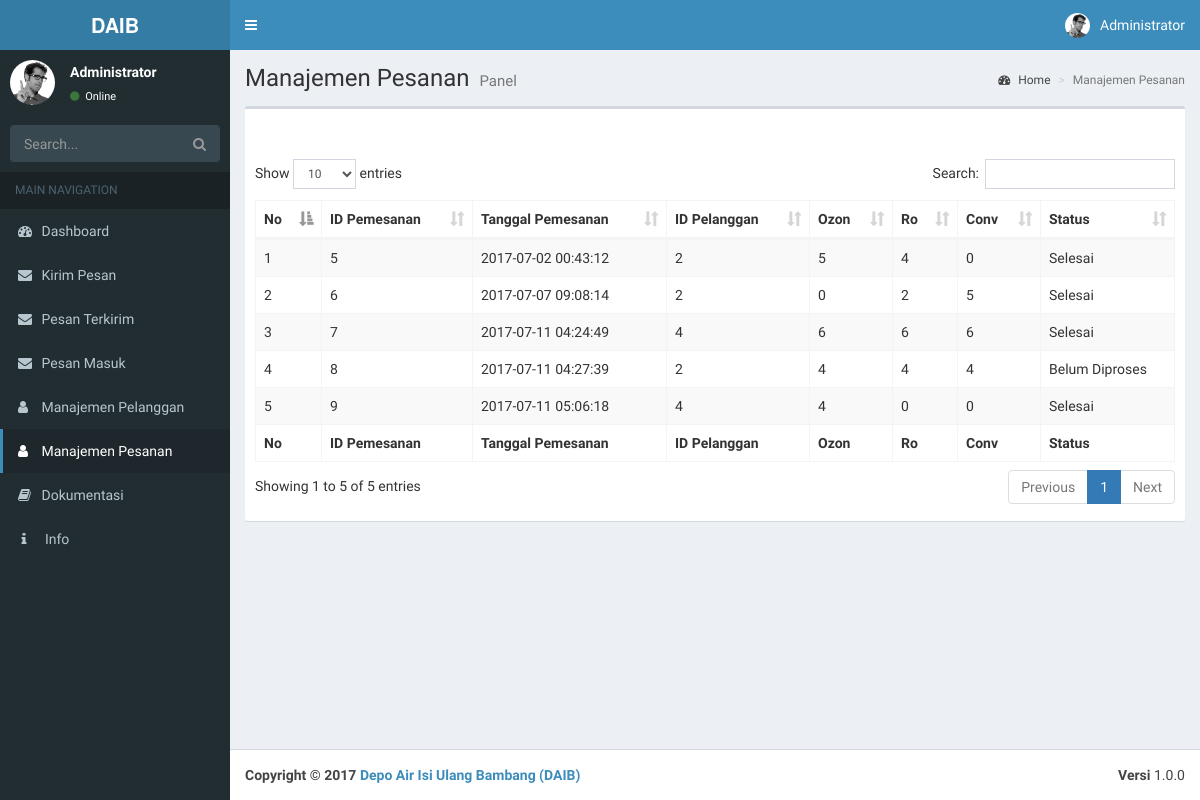
The app's page /manajemenPesanan.php with its own data.
### tables this page shows
CREATE TABLE IF NOT EXISTS `tb_pemesanan_new` (
`id_pemesanan` int(10) NOT NULL,
  `tgl_pemesanan` datetime NOT NULL,
  `id_pelanggan` int(10) NOT NULL,
  `ozon` int(3) NOT NULL,
  `ro` int(3) NOT NULL,
  `conv` int(3) NOT NULL,
  `status` varchar(20) NOT NULL
);

### manajemenPesanan.php (the view, shortened to what this page needs)
<?php
require_once('header.php');
require_once('config/database.php');
?>
  <div class="content-wrapper">
    <section class="content-header">
      <h1>
        Manajemen Pesanan
        <small>Panel</small>
      </h1>
      <ol class="breadcrumb">
        <li><a href="#"><i class="fa fa-dashboard"></i> Home</a></li>
        <li class="active">Manajemen Pesanan</li>
      </ol>
    </section>
    <section class="content">
      <div class="row">
        <div class="col-lg-12 col-xs-12">
		<div class="box">
            <div class="box-header">
            </div>
            <div class="box-body table-responsive">
              <table id="example1" class="table table-bordered table-striped">
                <thead>
                <tr>
                  <th>No</th>
                  <th>ID Pemesanan</th>
                  <th>Tanggal Pemesanan</th>
                  <th>ID Pelanggan</th>
                  <th>Ozon</th>
                  <th>Ro</th>
                  <th>Conv</th>
                  <th>Status</th>
                </tr>
                </thead>
                <tbody>
				<?php
				$query = "SELECT * FROM tb_pemesanan_new";
				$hasil = mysqli_query($koneksi,$query);
				$num=1;
				while($row = mysqli_fetch_array($hasil)){
					?>
					<tr>
					  <td><?php echo $num; ?></td>
					  <td><?php echo $row['id_pemesanan']; ?></td>
					  <td><?php echo $row['tgl_pemesanan']; ?></td>
					  <td><?php echo $row['id_pelanggan']; ?></td>
					  <td><?php echo $row['ozon']; ?></td>
					  <td><?php echo $row['ro']; ?></td>
					  <td><?php echo $row['conv']; ?></td>
					  <td><?php echo $row['status']; ?></td>
					</tr>
					<?php
				$num++;
				}
				?>
                </tbody>
                <tfoot>
                <tr>
                  <th>No</th>
                  <th>ID Pemesanan</th>
                  <th>Tanggal Pemesanan</th>
                  <th>ID Pelanggan</th>
                  <th>Ozon</th>
                  <th>Ro</th>
                  <th>Conv</th>
                  <th>Status</th>
                </tr>
                </tfoot>
              </table>
            </div>
          </div>
        </div>
      </div>
    </section>
  </div>
<?php
require_once('footer.php');
?>

### records on screen
tb_pemesanan_new: id_pemesanan "5", tgl_pemesanan "2017-07-02 00:43:12", id_pelanggan "2", ozon "5", ro "4", conv "0", status "Selesai"
tb_pemesanan_new: id_pemesanan "6", tgl_pemesanan "2017-07-07 09:08:14", id_pelanggan "2", ozon "0", ro "2", conv "5", status "Selesai"
tb_pemesanan_new: id_pemesanan "7", tgl_pemesanan "2017-07-11 04:24:49", id_pelanggan "4", ozon "6", ro "6", conv "6", status "Selesai"
tb_pemesanan_new: id_pemesanan "8", tgl_pemesanan "2017-07-11 04:27:39", id_pelanggan "2", ozon "4", ro "4", conv "4", status "Belum Diproses"
tb_pemesanan_new: id_pemesanan "9", tgl_pemesanan "2017-07-11 05:06:18", id_pelanggan "4", ozon "4", ro "0", conv "0", status "Selesai"
